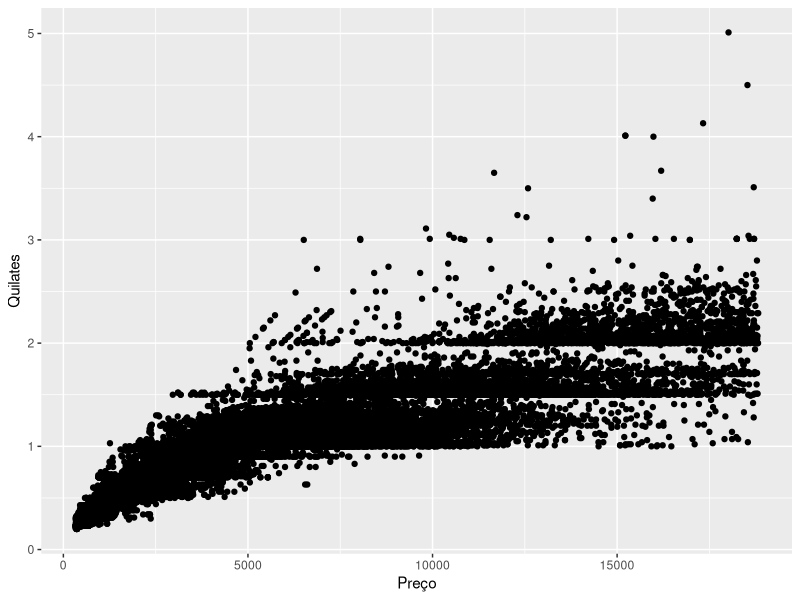
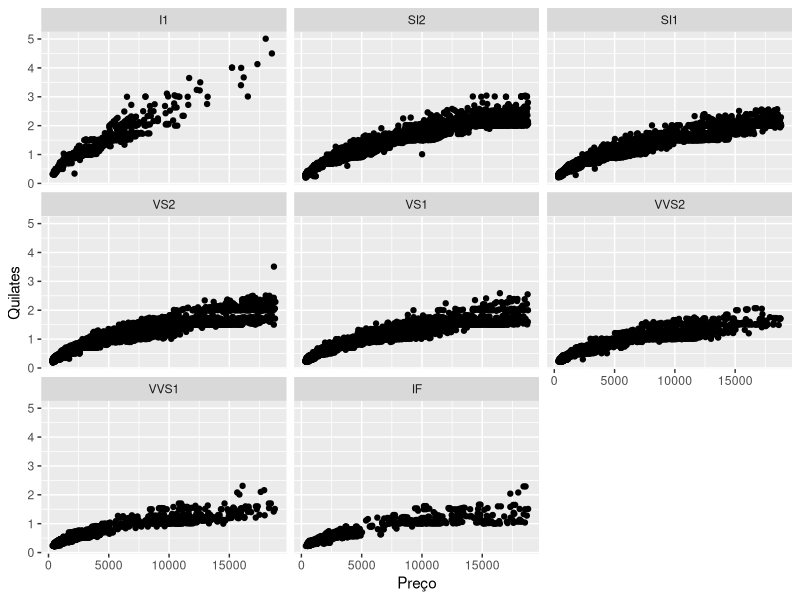
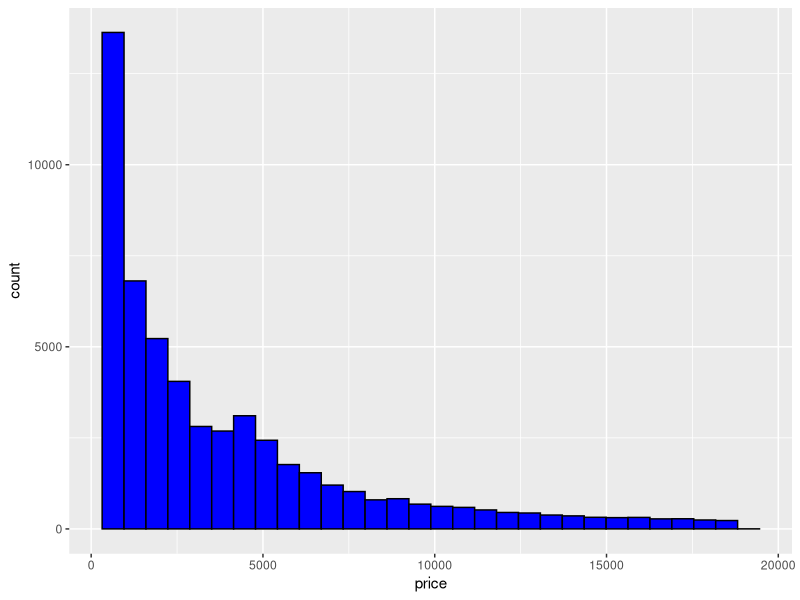

Write the R code that produced these figures, in order. (Note: this script raises an error after producing the figures.)
## ---- chunk 1
knitr::opts_chunk$set(echo = TRUE)
## ---- chunk 2
library(dplyr)
library(ggplot2)

help(geom_point)

## ---- chunk 3
library(magrittr)

diamonds %>%
  ggplot(aes(x=price,y=carat)) + xlab("Preço") + ylab("Quilates") + geom_point()

## ---- chunk 4
library(magrittr)

diamonds %>%
  ggplot(aes(x=price,y=carat)) + geom_point()+ xlab("Preço") + ylab("Quilates") +  facet_wrap(~clarity)

## ---- chunk 5
diamonds %>% 
  ggplot(aes(x=price)) + geom_histogram(colour="black", fill="blue")
## ---- chunk 6
diamonds %>% 
  ggplot(aes(x=price)) + geom_histogram(colour="black", fill="blue") %>% 
  + geom_density()
